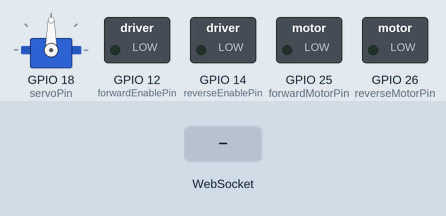
Recording of a sketch running on a simulated ESP32. Parts: servo, switched loads named in the sketch (green lamp = pin HIGH). The inputs (shaded band) are chosen by the test bench. WiFi joins after 1.5 s; servers stay silent unless stated; what the sketch prints to the serial monitor is not drawn.

Above: at 3.2 s.
3.3 s: WebSocket text "1" received
At 4.5 s:
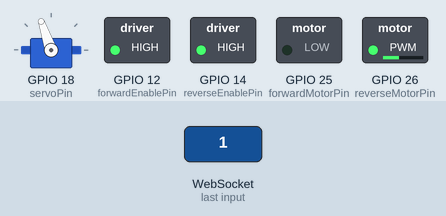
Timing chart, 0 to 6.3 s (numbered marks = the images above; inputs shaded):
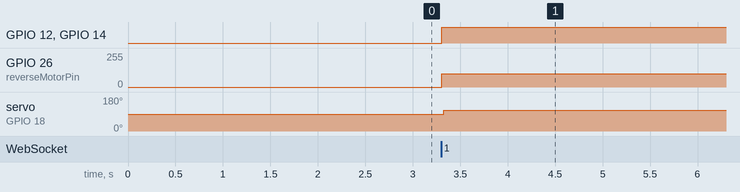

Measured:
- after the input at 3.3 s, GPIO 12 (forwardEnablePin), GPIO 14 (reverseEnablePin): LOW → HIGH at once; GPIO 26 (reverseMotorPin): 0/255 → 100/255 at once; servo on GPIO 18 (servoPin): 90° → 109° at once

The sketch:

reciever.ino
```cpp
#include <WiFi.h>
#include <WebSocketsClient.h>
#include <ArduinoJson.h>
#include <ESP32Servo.h>

const char* ssid = "alvinkhuu";
const char* password = "AlvinKhuu";

const char* WS_HOST = "209.38.135.76";
const int WS_PORT = 80;
const char* WS_PATH = "/ws";

const int forwardMotorPin = 25;
const int reverseMotorPin = 26;
const int forwardEnablePin = 12;
const int reverseEnablePin = 14;
const int servoPin = 18;
const int motorDutyCycleLimit = 100;

// Servo Variables
Servo steeringServo;
const int xMin = 0;
const int xCenter = 1940;
const int xMax = 4095;

const int deadZone = 120;
const int centerLockZone = 150;

const int leftAngle = 70;
const int centerAngle = 90;
const int rightAngle = 110;

float filteredX = xCenter;
int lastServoAngle = centerAngle;
unsigned long lastUpdate = 20;
const int updateInterval = 15;

// Latest received values
int latestServoValue = xCenter;
int latestMotorValue = 1950;

WebSocketsClient webSocket;
bool wsConnected = false;

void motorCode(int motor_value) {
  const int center = 1950;
  const int deadzone = 100;
  int duty = 0;

  if (motor_value > center + deadzone) {
    duty = map(motor_value, center, 4095, 0, motorDutyCycleLimit);
    analogWrite(forwardMotorPin, duty);
    digitalWrite(forwardEnablePin, HIGH);
    digitalWrite(reverseEnablePin, HIGH);
  }
  else if (motor_value < center - deadzone) {
    duty = map(motor_value, 0, center, motorDutyCycleLimit, 0);
    analogWrite(reverseMotorPin, duty);
    digitalWrite(forwardEnablePin, HIGH);
    digitalWrite(reverseEnablePin, HIGH);
  }
  else {
    duty = 0;
    analogWrite(forwardMotorPin, 0);
    analogWrite(reverseMotorPin, 0);
    digitalWrite(forwardEnablePin, LOW);
    digitalWrite(reverseEnablePin, LOW);
  }
}

void servoCode(int raw) {
  filteredX = 0.75 * filteredX + 0.25 * raw;
  int xSmooth = (int)filteredX;

  int error = xSmooth - xCenter;
  int servoAngle = centerAngle;

  if (abs(error) <= centerLockZone) {
    servoAngle = centerAngle;
  }
  else if (xSmooth < xCenter - deadZone) {
    servoAngle = map(xSmooth, xMin, xCenter - deadZone, rightAngle, centerAngle);
    servoAngle = constrain(servoAngle, centerAngle, rightAngle);
  }
  else if (xSmooth > xCenter + deadZone) {
    servoAngle = map(xSmooth, xCenter + deadZone, xMax, centerAngle, leftAngle);
    servoAngle = constrain(servoAngle, leftAngle, centerAngle);
  }

  if (millis() - lastUpdate >= updateInterval) {
    if (abs(servoAngle - lastServoAngle) >= 2) {
      steeringServo.write(servoAngle);
      lastServoAngle = servoAngle;
    }
    lastUpdate = millis();
  }
}

void webSocketEvent(WStype_t type, uint8_t* payload, size_t length) {
  switch (type) {

    case WStype_CONNECTED:
      Serial.println("WebSocket connected");
      wsConnected = true;
      break;

    case WStype_DISCONNECTED:
      Serial.println("WebSocket disconnected");
      wsConnected = false;
      // Safe stop on disconnect
      analogWrite(forwardMotorPin, 0);
      analogWrite(reverseMotorPin, 0);
      digitalWrite(forwardEnablePin, LOW);
      digitalWrite(reverseEnablePin, LOW);
      steeringServo.write(centerAngle);
      break;

    case WStype_TEXT:
      StaticJsonDocument<200> doc;
      DeserializationError err = deserializeJson(doc, payload, length);
      if (!err) {
        latestMotorValue = doc["up/down"];
        latestServoValue = doc["left/right"];
      }
      break;
  }
}

void setup() {
  Serial.begin(115200);
  delay(500);

  pinMode(forwardMotorPin, OUTPUT);
  pinMode(reverseMotorPin, OUTPUT);
  pinMode(forwardEnablePin, OUTPUT);
  pinMode(reverseEnablePin, OUTPUT);

  steeringServo.setPeriodHertz(50);
  steeringServo.attach(servoPin, 500, 2500);
  steeringServo.write(centerAngle);

  WiFi.mode(WIFI_STA);
  WiFi.setSleep(false);
  WiFi.begin(ssid, password);

  Serial.print("Connecting");
  while (WiFi.status() != WL_CONNECTED) {
    delay(250);
    Serial.print(".");
  }

  Serial.println("\nConnected!");

  webSocket.begin(WS_HOST, WS_PORT, WS_PATH);
  webSocket.onEvent(webSocketEvent);
  webSocket.setReconnectInterval(2000);
  webSocket.enableHeartbeat(15000, 3000, 2);
}

void loop() {
  webSocket.loop();  // handles all WS communication

  // Always drive servo/motor from latest received values
  servoCode(latestServoValue);
  motorCode(latestMotorValue);
  Serial.print("Servo Value: ");
  Serial.println(latestServoValue);
  Serial.print("Motor Value: ");
  Serial.println(latestMotorValue);
}
```
